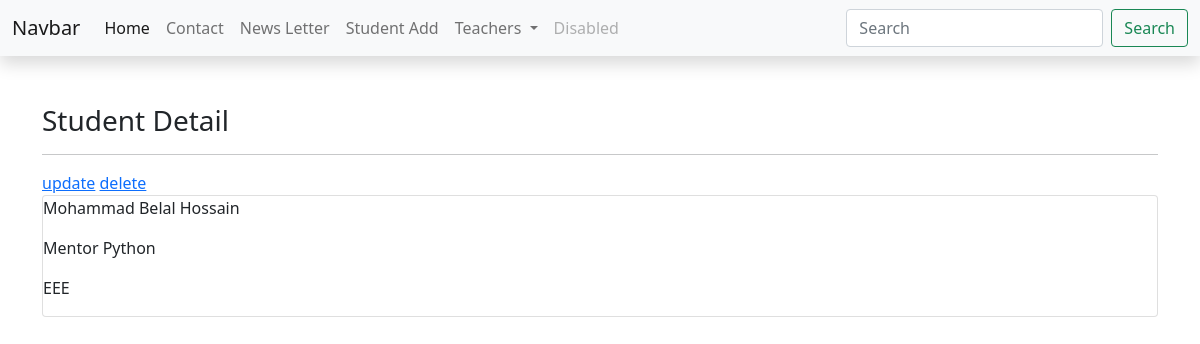
Page /teacher/4/detail on the committed database.
### uit_app/models.py (models this page shows, shortened)
class Teacher(models.Model):
    name  = models.CharField(max_length = 150)
    designation  = models.CharField(max_length = 150)
    department = models.ForeignKey(Department, on_delete=models.CASCADE)
    class Meta:
        ordering = ['?']

class Department(models.Model):
    name  = models.CharField(max_length = 150)

### uit_app/views.py (the view)
# urls.py: path('teacher/<pk>/detail', TeacherDetail.as_view(), name='teacher-detail'),
class TeacherDetail(DetailView):
    model = Teacher
    template_name = 'teacher-detail.html'

### uit_app/context_processors.py (called while the page is built)
def eee_teacher(request):
    tf_data = Teacher.objects.filter(department__name='EEE')
    context = {
        'tf_data':tf_data
    }
    return context

### uit_app/templates/teacher-detail.html
{% extends 'base.html' %}
{% block body %}
<div class="container my-5">
    <h3 class="my-3">Student Detail</h3><hr>
    <div class="row">
            <div class="col-12 col-md-12 col-lg-12">
                <a href="{% url 'teacher-update' object.pk %}">update</a>
                <a href="{% url 'teacher-delete' object.pk %}">delete</a>
                <div class="card" >
                    <p>{{ object.name }}</p>
                    <p>{{ object.designation }}</p>
                    <p>{{ object.department.name }}</p>
                </div>
            </div>
    </div>
  </div>
  {% endblock body %}

### rows in the picture
Teacher: name "Mohammad Belal Hossain", designation "Mentor Python", department.name "EEE"
